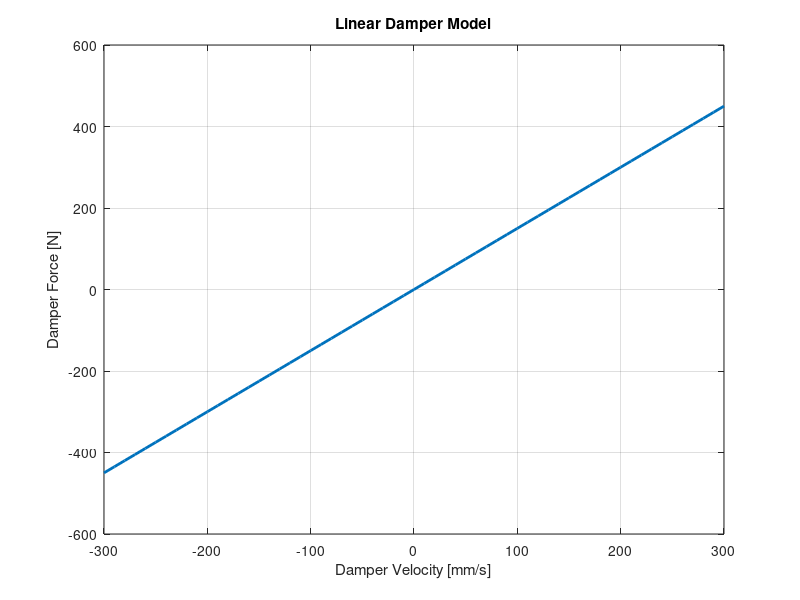

Write the MATLAB code that produced this figure.
%% TBRe27 - Vehicle Dynamics Taster
% Rear-Heave Damper Modelling

%% Task 1 - Linear Damper Model

clear; clc; close all;

c = 1500;                  % Damping coefficient [Ns/m]
v = -0.3:0.01:0.3;        % Damper velocity [m/s]

F = c * v;                % Damping force [N]

figure;
plot(v * 1000, F, 'LineWidth', 2);
xlabel('Damper Velocity [mm/s]');
ylabel('Damper Force [N]');
title('Linear Damper Model');
grid on;
